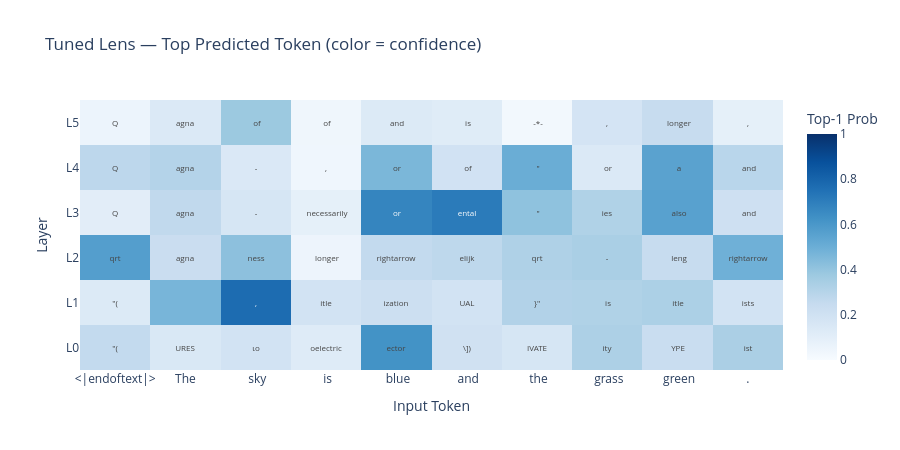
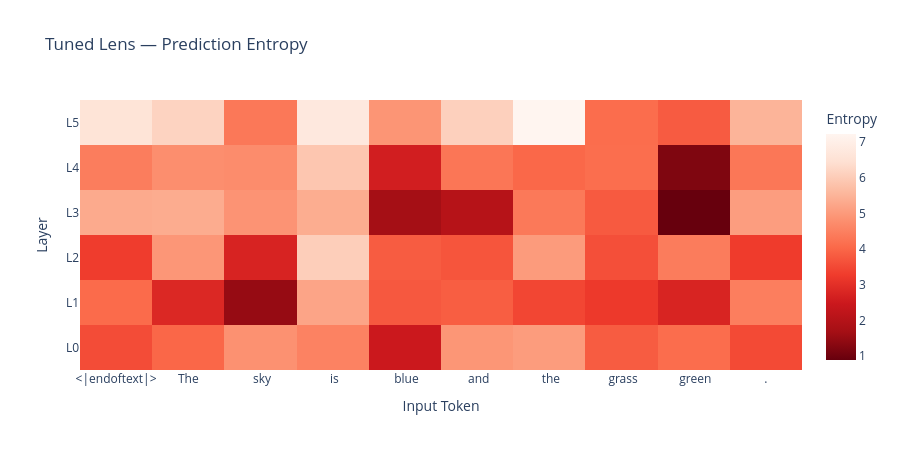

These figures' notebook cell, in order:
### Code cell
prompt = "The sky is blue and the grass is green."
tokens, all_logits = run_tuned_lens(prompt)

probs = torch.softmax(all_logits, dim=-1)
top1_probs = probs.max(dim=-1).values.detach().cpu().numpy()
top_ids = all_logits.argmax(dim=-1).detach().cpu()
top_strs = [[model.to_single_str_token(int(top_ids[l, s])) for s in range(len(tokens))]
            for l in range(n_layers)]
entropy = -(probs * probs.log().clamp(min=-1e9)).sum(-1).detach().cpu().numpy()

fig1 = go.Figure(go.Heatmap(
    z=top1_probs,
    x=tokens,
    y=[f"L{i}" for i in range(n_layers)],
    text=top_strs,
    texttemplate="%{text}",
    colorscale="Blues",
    colorbar=dict(title="Top-1 Prob"),
    zmin=0, zmax=1,
))
fig1.update_layout(
    title="Tuned Lens — Top Predicted Token (color = confidence)",
    xaxis_title="Input Token", yaxis_title="Layer", height=450
)
fig1.show()

fig2 = go.Figure(go.Heatmap(
    z=entropy,
    x=tokens,
    y=[f"L{i}" for i in range(n_layers)],
    colorscale="Reds_r",
    colorbar=dict(title="Entropy"),
))
fig2.update_layout(
    title="Tuned Lens — Prediction Entropy",
    xaxis_title="Input Token", yaxis_title="Layer", height=450
)
fig2.show()

### Figure 1 — Plotly figure (JSON) as saved in the notebook; plotly's stock layout.template omitted (floating-point values rounded to 4 significant figures)
{"data": [{"colorbar": {"title": {"text": "Top-1 Prob"}}, "colorscale": [[0, "rgb(247,251,255)"], [0.125, "rgb(222,235,247)"], [0.25, "rgb(198,219,239)"], [0.375, "rgb(158,202,225)"], [0.5, "rgb(107,174,214)"], [0.625, "rgb(66,146,198)"], [0.75, "rgb(33,113,181)"], [0.875, "rgb(8,81,156)"], [1, "rgb(8,48,107)"]], "text": [["\"(", "URES", "ιο", "oelectric", "ector", "\\])", "IVATE", "ity", "YPE", "ist", " themselves"], ["\"(", "\n\t\t", ",", "itle", "ization", "UAL", "}\"", " is", "itle", "ists", " granted"], ["qrt", "agna", "ness", " longer", "rightarrow", "elijk", "qrt", "-", " leng", "rightarrow", "ARY"], ["Q", "agna", "-", " necessarily", " or", "ental", " \"", "ies", " also", " and", " necessarily"], ["Q", "agna", "-", ",", " or", " of", " \"", " or", " a", " and", "<|endoftext|>"], ["Q", "agna", " of", " of", " and", " is", " -*-", ",", " longer", ",", "<|endoftext|>"]], "texttemplate": "%{text}", "type": "heatmap", "x": ["<|endoftext|>", "The", " sky", " is", " blue", " and", " the", " grass", " is", " green", "."], "y": ["L0", "L1", "L2", "L3", "L4", "L5"], "z": [[0.2579, 0.1512, 0.1887, 0.1558, 0.6218, 0.1997, 0.1672, 0.3283, 0.1243, 0.2358, 0.3356], [0.1359, 0.4681, 0.7692, 0.163, 0.2194, 0.1882, 0.3137, 0.318, 0.1863, 0.3297, 0.1863], [0.5715, 0.2305, 0.4176, 0.1705, 0.2582, 0.2748, 0.3209, 0.3383, 0.05131, 0.2452, 0.4908], [0.1072, 0.2653, 0.1647, 0.2243, 0.6731, 0.7135, 0.4119, 0.3185, 0.08752, 0.5581, 0.2082], [0.2767, 0.3067, 0.1456, 0.02849, 0.4612, 0.194, 0.5041, 0.1421, 0.03775, 0.552, 0.2895], [0.05393, 0.1423, 0.381, 0.04639, 0.1355, 0.12, 0.02536, 0.1782, 0.04063, 0.2428, 0.08933]], "zmax": 1, "zmin": 0}], "layout": {"height": 450, "title": {"text": "Tuned Lens — Top Predicted Token (color = confidence)"}, "xaxis": {"title": {"text": "Input Token"}}, "yaxis": {"title": {"text": "Layer"}}}}

### Figure 2 — Plotly figure (JSON) as saved in the notebook; plotly's stock layout.template omitted (floating-point values rounded to 4 significant figures)
{"data": [{"colorbar": {"title": {"text": "Entropy"}}, "colorscale": [[0, "rgb(103,0,13)"], [0.125, "rgb(165,15,21)"], [0.25, "rgb(203,24,29)"], [0.375, "rgb(239,59,44)"], [0.5, "rgb(251,106,74)"], [0.625, "rgb(252,146,114)"], [0.75, "rgb(252,187,161)"], [0.875, "rgb(254,224,210)"], [1, "rgb(255,245,240)"]], "type": "heatmap", "x": ["<|endoftext|>", "The", " sky", " is", " blue", " and", " the", " grass", " is", " green", "."], "y": ["L0", "L1", "L2", "L3", "L4", "L5"], "z": [[3.548, 4.001, 4.829, 4.303, 2.476, 4.92, 5.038, 3.828, 4.525, 4.11, 3.516], [4.087, 2.83, 1.493, 5.556, 3.756, 3.86, 3.449, 3.219, 5.202, 2.753, 4.456], [3.286, 4.927, 2.733, 5.443, 3.825, 3.701, 5.025, 3.599, 6.045, 4.41, 3.264], [5.306, 5.344, 4.876, 4.714, 1.684, 2.031, 4.363, 3.795, 5.362, 0.8947, 5.071], [4.428, 4.779, 4.734, 6.14, 2.611, 4.29, 4.022, 4.141, 5.886, 1.207, 4.308], [6.574, 6.161, 4.344, 6.751, 4.905, 6.095, 7.222, 4.114, 6.748, 3.814, 5.498]]}], "layout": {"height": 450, "title": {"text": "Tuned Lens — Prediction Entropy"}, "xaxis": {"title": {"text": "Input Token"}}, "yaxis": {"title": {"text": "Layer"}}}}
